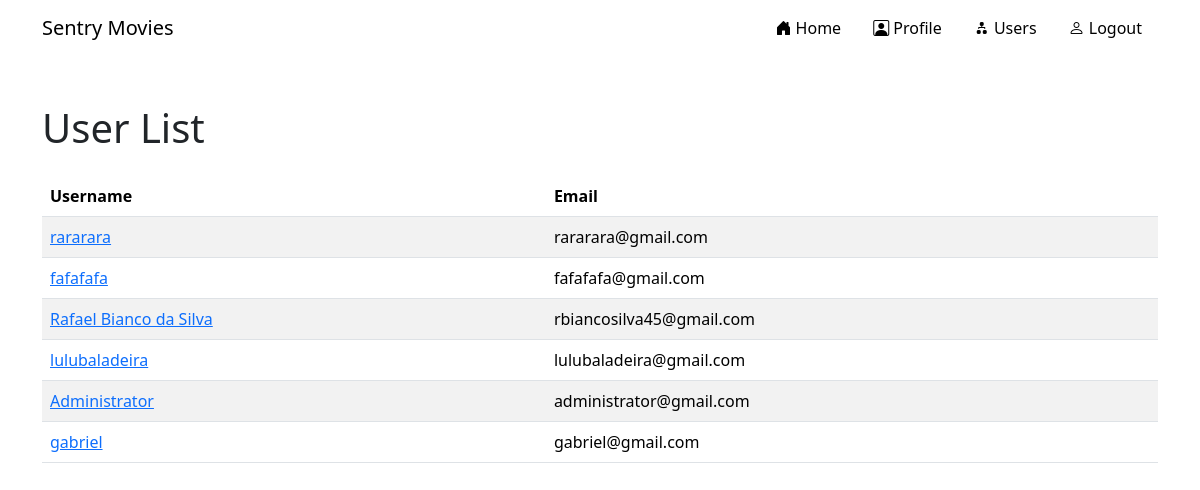
Screenshot of /users_page (signed in) with the database file from the repository.
### Project_Structure/models.py (models this page shows)
class User(db.Model, UserMixin):
    id = db.Column(db.Integer, primary_key=True)
    email = db.Column(db.String(150), unique=True)
    password = db.Column(db.String(150))
    username = db.Column(db.String(150))
    notes = db.relationship('List')

### Project_Structure/views.py (the view)
@views.route('/users_page', methods = ['GET', 'POST'])
@login_required
def users_page():
    users = User.query.all()
    return render_template("users_page.html", user = current_user, users = users, title="Users")

### Project_Structure/__init__.py (called while the page is built)
def init_app():
    app = Flask(__name__)
    app.secret_key = "TESTES3nTryMulTiW4y"
    app.config['SQLALCHEMY_DATABASE_URI'] = 'sqlite:///database.db'
    db.init_app(app)
    from .views import views
    from .auth import auth
    app.register_blueprint(views, url_prefix = '/')
    app.register_blueprint(auth, url_prefix = '/')
    from .models import User, Movie, List, ListMovies
    with app.app_context():
        db.create_all()
    login_manager = LoginManager()
    login_manager.login_view = 'views.login_page'
    login_manager.init_app(app)
    @login_manager.user_loader
    def user_id(id):
        return User.query.get(int(id))
    return app

### Project_Structure/templates/users_page.html
{% extends 'struct.html' %}
{% block users_page %}
    <div class="container mt-5">
        <h1 class="mb-4">User List</h1>
        <table class="table table-striped">
            <thead>
                <tr>
                    <th scope="col">Username</th>
                    <th scope="col">Email</th>
                </tr>
            </thead>
            <tbody>
                {% for user_i in users %}
                    {% if user_i.id != user.id %}
                        <tr>
                            <td><a href="{{ url_for('views.user_details', user_id = user_i.id)}}">{{user_i.username}}</a></td>
                            <td>{{user_i.email}}</td>
                        </tr>
                    {% endif %}
                {% endfor %}
            </tbody>
        </table>
    </div>
{% endblock users_page %}

### Project_Structure/static/build/styles/struct.css (style rules this page uses)
* { box-sizing:0;padding:0;margin:0 }
body { padding-bottom:20vh }

### rows the page displays
User: username "rararara", email "rararara@gmail.com"
User: username "fafafafa", email "fafafafa@gmail.com"
User: username "Rafael Bianco da Silva", email "rbiancosilva45@gmail.com"
User: username "lulubaladeira", email "lulubaladeira@gmail.com"
User: username "Administrator", email "administrator@gmail.com"
User: username "gabriel", email "gabriel@gmail.com"
